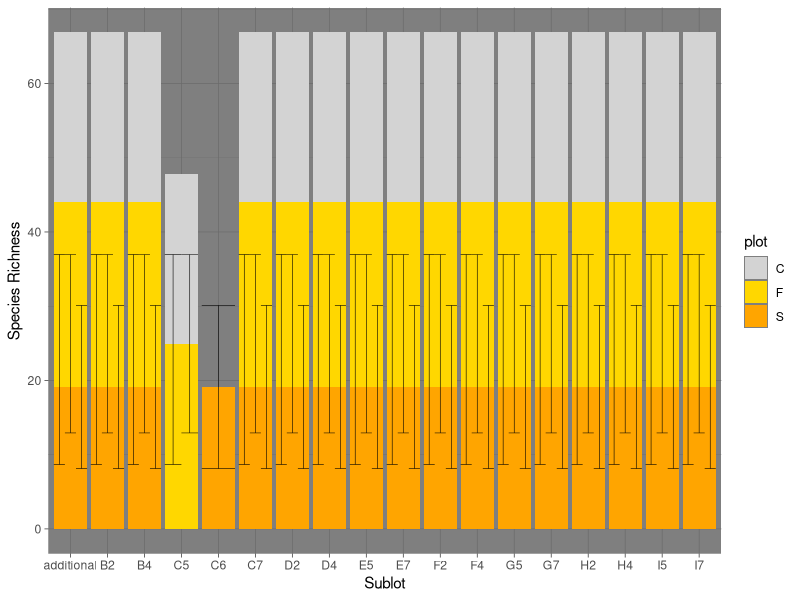
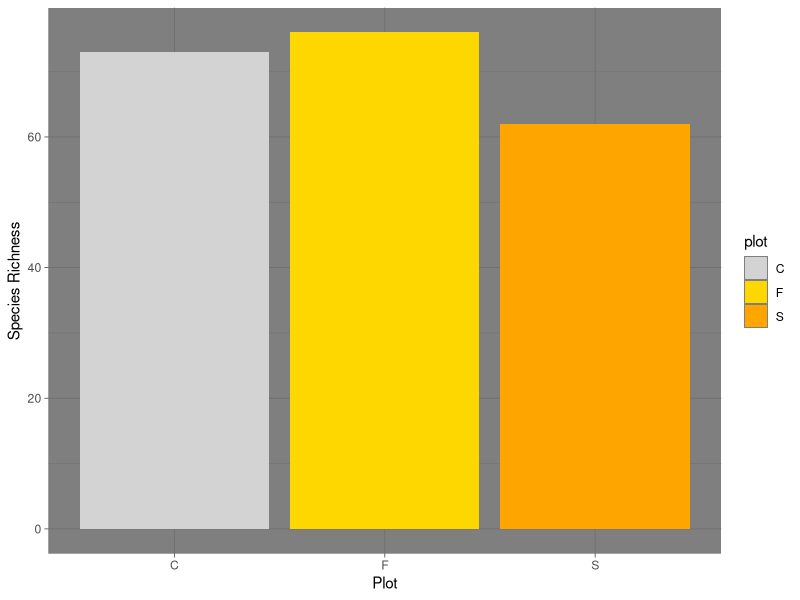

These figures' R source, in order:
## ---- chunk 1
knitr::opts_knit$set(root.dir = '~/UNCG_DataWrangling')
## ---- chunk 2
library(tidyverse)
theme_set(theme_dark())
## ---- chunk 3
tempest <- read.csv("TEMPEST_SERC_understory sppcomp_2021.csv")

## ---- chunk 4

temp_species <- tempest %>% 
  select(species, cover) %>% 
  distinct(.keep_all = TRUE) %>%
  mutate(species = ifelse(species=="canopy tree basal cover", NA, ifelse(species==
         "infrastructure cover",NA, ifelse(species=="bare ground", NA, species))))%>%
  filter(!is.na(species))
## ---- chunk 5
temp_treatment <- tempest %>% 
  mutate(replicate = paste(plot, subplot, sep="_")) %>%
  mutate(treatment = ifelse(plot %in% "C", "Control",plot)) %>% 
  mutate(treatment = ifelse(plot %in% "F", "Freshwater inundation",treatment)) %>% 
  mutate(treatment = ifelse(plot %in% "S", "Saltwater inundation", treatment)) %>% 
  select(-c("project_name", "sampler","notes","species","plot","subplot")) 

## ---- chunk 6

plant_cover <- tempest %>% 
  mutate(species = ifelse(species=="canopy tree basal cover", NA, ifelse(species==
         "infrastructure cover",NA, ifelse(species=="bare ground", NA, species))))%>%
  filter(!is.na(species))
## ---- chunk 7
cover_combine <- plant_cover%>%
  group_by(subplot)%>%
  summarise(plantcover_total=sum(cover))%>%
  mutate(subplot = ifelse(subplot=="additional", NA, subplot)) %>% 
  filter(!is.na(subplot))%>%
  ungroup()
## ---- chunk 8
tempest <- merge(x=tempest, y=cover_combine, by="subplot", all.x=T) %>% 
  mutate(.data=tempest, plantcover_percent = 100*(cover/plantcover_total))

## ---- chunk 9

subplot_rich <- tempest %>%
  group_by(subplot,plot) %>% 
  distinct(across(contains("species")),(.keep_all = TRUE)) %>% 
  summarise(species_richness = length(species)) %>% 
  ungroup()%>%
  group_by(plot)%>%
  mutate(across(.col="species_richness",.fns=list(mean=mean,sd=sd),na.rm=TRUE))%>%
  mutate(richness_se=1.96*species_richness_sd)%>%
  ungroup()

## ---- chunk 10
plot_rich <- tempest %>%
  group_by(plot) %>% 
  distinct(across(contains("species")),(.keep_all = TRUE)) %>% 
  summarise(species_richness = length(species)) %>% 
  ungroup()

## ---- chunk 11

ggplot(data=subplot_rich, aes(x=subplot, y=species_richness_mean, fill=plot))+
  geom_bar(stat="identity")+
  scale_fill_manual(values=c("lightgrey", "gold", "orange"))+
  xlab("Sublot")+
  ylab("Species Richness")+
  geom_errorbar(aes(ymin=species_richness_mean-richness_se, 
                    ymax=species_richness_mean+richness_se), 
                    position=position_dodge(), linewidth=.2, size=1)
## ---- chunk 12

ggplot(data=plot_rich, aes(x=plot, y=species_richness, fill=plot))+
  geom_bar(stat="identity")+
  scale_fill_manual(values=c("lightgrey", "gold", "orange"))+
  xlab("Plot")+
  ylab("Species Richness")
